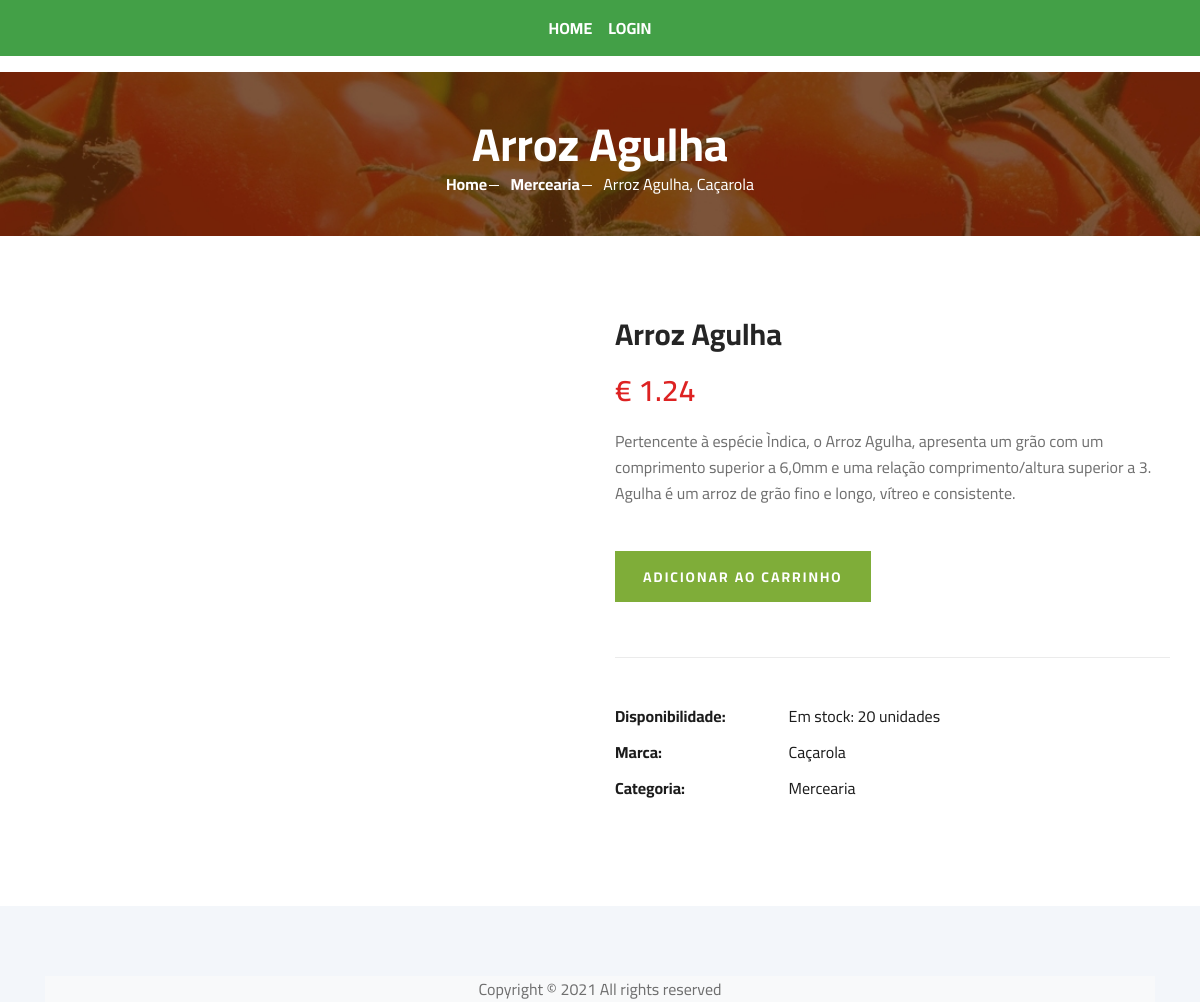
The page /shopsearch/item/1/ on the database its author committed.
### app/models.py (models this page shows, shortened)
class Product(models.Model):
    name = models.CharField(max_length=50)
    description = models.CharField(max_length=150)
    category = models.ManyToManyField(Category)
    brand = models.ForeignKey(Brand, on_delete=models.CASCADE)
    price = models.DecimalField(max_digits=5, decimal_places=2, default=0.00)
    quantity = models.DecimalField(max_digits=3, default=0, decimal_places=0)
    image = models.URLField()

class Category(models.Model):
    name = models.CharField(max_length=50, unique=True)

class Brand(models.Model):
    name = models.CharField(max_length=70)
    category = models.ManyToManyField(Category)
    def __str__(self):
        return str(self.name)

### app/views.py (the view)
# urls.py: path('shopsearch/item/<int:pid>/', views.productDetailsView, name='product details'),
def productDetailsView(request, pid):
    data = {}
    product = Product.objects.get(id=pid)
    if request.method == 'POST':
        return print("oki")
    else:
        data['product'] = product
        return render(request, 'productdetails.html', data)

### app/templatetags/extra_filters.py (called while the page is built)
@register.filter
def url_encode(value):
    return value.replace("/", "%2F")

### app/templates/productdetails.html (shortened to what this page needs)
{% extends 'layout.html' %}
{% load static %}
{% block content %}
    <section class="breadcrumb-section set-bg" data-setbg="{% static 'img/breadcrumb.jpg' %}">
        <div class="container">
            <div class="row">
                <div class="col-lg-12 text-center">
                    <div class="breadcrumb__text">
                        <h2>{{ product.name }}</h2>
                        <div class="breadcrumb__option">
                            <a href="{% url 'index' %}">Home</a>
                            <a href="{% url 'select category' cat=product.category.all.first.name %}">{{ product.category.all.first.name }}</a>
                            <span>{{ product.name }}, {{ product.brand }}</span>
                        </div>
                    </div>
                </div>
            </div>
        </div>
    </section>
    <section class="product-details spad">
        <div class="container">
            <div class="row">
                <div class="col-lg-6 col-md-6">
                    <div class="product__details__pic">
                        <div class="product__details__pic__item">
                        </div>
                    </div>
                </div>
                <div class="col-lg-6 col-md-6">
                    <div class="product__details__text">
                        <h3>{{ product.name }}</h3>
                        <div class="product__details__price">€ {{ product.price }}</div>
                        <p>{{ product.description }}</p>
                        {% load extra_filters %}
                        {% if not user.is_superuser %}
                        <a href="{% url 'add to cart' product_id=product.pk curr_url=request.path|url_encode curr_page=page_obj.number %}"
                           class="primary-btn">ADICIONAR AO CARRINHO</a>
                        {% endif %}
                        <ul>
                            <li><b>Disponibilidade: </b>
                                <span>Em stock: {{ product.quantity }} unidade{{ product.quantity|pluralize }}</span>
                            </li>
                            <li><b>Marca: </b> <span>{{ product.brand }}</span></li>
                            <li><b>Categoria: </b>
                                {% for cat in product.category.all %}
                                    <span>{{ cat.name }} </span>
                                {% endfor %}
                            </li>
                        </ul>
                    </div>
                </div>
            </div>
        </div>
    </section>
{% endblock %}

### app/templates/layout.html (shortened to what this page needs)
<!DOCTYPE html>
<html lang="en">
{% load static %}
<head>
    <link rel="stylesheet" href="{% static "css/bootstrap.min.css" %}" type="text/css">
    <link rel="stylesheet" href="{% static "css/font-awesome.min.css" %}" type="text/css">
    <link rel="stylesheet" href="{% static "css/elegant-icons.css" %}" type="text/css">
    <link rel="stylesheet" href="{% static "css/nice-select.css" %}" type="text/css">
    <link rel="stylesheet" href="{% static "css/jquery-ui.min.css" %}" type="text/css">
    <link rel="stylesheet" href="{% static "css/owl.carousel.min.css" %}" type="text/css">
    <link rel="stylesheet" href="{% static "css/slicknav.min.css" %}" type="text/css">
    <link rel="stylesheet" href="{% static "css/style.css" %}" type="text/css">
    <link rel="stylesheet" href="{% static "css/index.css" %}" type="text/css">
</head>
<body>
{% include "navbar.html" %}
{% block content %}{% endblock %}
<footer class="footer spad">
    <div class="container">
        <div class="col-lg-12 text-center">
            <div class="bg-light">
                <div class="bg-light">
                    <p>Copyright &copy;
                        All rights reserved
                    </p>
                </div>
            </div>
        </div>
    </div>
</footer>
</body>
</html>

### app/templates/navbar.html (shortened to what this page needs)
{% block navbar %}
    <nav class="navbar navbar-expand-lg fixed-top">
        <div id="navbarSupportedContent" class="d-flex">
            <ul class="navbar-nav mr-auto">
                <li class="nav-item">
                    <a class="nav-link" href="{% url 'index' %}">HOME</a>
                </li>
                {% if user.is_authenticated %}
                    {% if not user.is_superuser %}
                        <li class="nav-item">
                            <a class="nav-link" href="{% url 'cart' %}">CARRINHO</a>
                        </li>
                        <li class="nav-item">
                            <a class="nav-link" href="{% url 'client account details' %}">CONTA</a>
                        </li>
                    {% elif user.is_superuser %}
                        <li class="nav-item">
                            <a class="nav-link" href="{% url 'admin edit products' %}">VERIFICAR STOCK</a>
                        </li>
                        <li class="nav-item">
                            <a class="nav-link" href="{% url 'admin add new product' %}">ADICIONAR NOVO PRODUTO</a>
                        </li>
                    {% endif %}
                    <li class="nav-item">
                        <a href="{% url 'account_logout' %}" class="nav-link">LOGOUT</a>
                    </li>
                {% else %}
                    <li class="nav-item">
                        <a class="nav-link" href="{% url 'login' %}">LOGIN</a>
                    </li>
                {% endif %}
            </ul>
        </div>
    </nav>
    <br><br><br>
{% endblock %}

### app/static/css/style.css (style rules this page uses)
html, body { height: 100%; font-family: "Cairo", sans-serif; -webkit-font-smoothing: antialiased; font-smoothing: antialiased; }
h1, h2, h3, h4, h5, h6 { margin: 0; color: #111111; font-weight: 400; font-family: "Cairo", sans-serif; }
h2 { font-size: 36px; }
h3 { font-size: 30px; }
p { font-size: 16px; font-family: "Cairo", sans-serif; color: #6f6f6f; font-weight: 400; line-height: 26px; margin: 0 0 15px 0; }
ul, ol { padding: 0; margin: 0; }
.set-bg { background-repeat: no-repeat; background-size: cover; background-position: top center; }
.spad { padding-top: 100px; padding-bottom: 100px; }
.primary-btn { display: inline-block; font-size: 14px; padding: 10px 28px 10px; color: #ffffff; text-transform: uppercase; font-weight: 700; background: #7fad39; letter-spacing: 2px; }
.breadcrumb-section { display: flex; align-items: center; padding: 45px 0 40px; }
.breadcrumb__text h2 { font-size: 46px; color: #ffffff; font-weight: 700; }
.breadcrumb__option a { display: inline-block; font-size: 16px; color: #ffffff; font-weight: 700; margin-right: 20px; position: relative; }
.breadcrumb__option a:after { position: absolute; right: -12px; top: 13px; height: 1px; width: 10px; background: #ffffff; content: ""; }
.breadcrumb__option span { display: inline-block; font-size: 16px; color: #ffffff; }
.product-details { padding-top: 80px; }
.product__details__pic__item { margin-bottom: 20px; }
.product__details__text h3 { color: #252525; font-weight: 700; margin-bottom: 16px; }
.product__details__text .product__details__price { font-size: 30px; color: #dd2222; font-weight: 600; margin-bottom: 15px; }
.product__details__text p { margin-bottom: 45px; }
.product__details__text .primary-btn { padding: 16px 28px 14px; margin-right: 6px; margin-bottom: 5px; }
.product__details__text ul { border-top: 1px solid #ebebeb; padding-top: 40px; margin-top: 50px; }
.product__details__text ul li { font-size: 16px; color: #1c1c1c; list-style: none; line-height: 36px; }
.product__details__text ul li b { font-weight: 700; width: 170px; display: inline-block; }
.footer { background: #F3F6FA; padding-top: 70px; padding-bottom: 0; }
@media only screen and (min-width: 1200px) { .container { max-width: 1170px; } }

### app/templates/navbar.html (style rules this page uses)
nav { background-color: #43a047; }
nav a { color: white !important; font-weight: bold; }
.navbar { display: flex; justify-content: space-evenly; }

### rows shown on the page
Product: name "Arroz Agulha", category.all.first.name "Mercearia", brand "Caçarola", price "1.24", description "Pertencente à espécie Ìndica, o Arroz Agulha, apresenta um grão com um comprimento superior a 6,0mm e uma relação comprimento/altura superior a 3. Agulha é um arroz de grão fino e longo, vítreo e consistente.", quantity "20"
Category: name "Mercearia"
